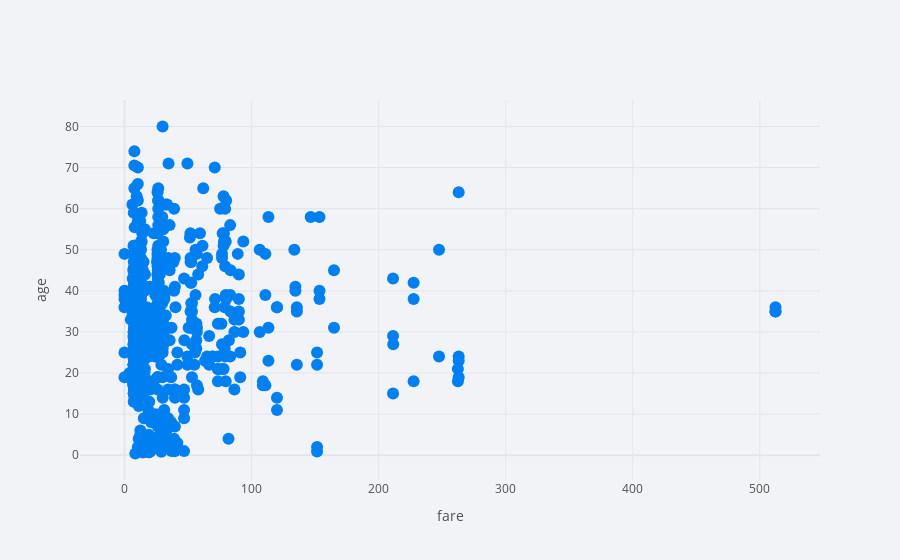

The notebook cell saved with this chart:
### Code cell
titanic.iplot(x='fare', y='age', mode='markers', xTitle='fare', yTitle='age')

### Figure 1 — Plotly figure (JSON) as saved in the notebook; plotly's stock layout.template omitted (floating-point values rounded to 4 significant figures; data arrays with more than 128 entries replaced by an {"elided": "..."} marker saying what was removed)
{"data": [{"line": {"color": "rgba(0, 128, 240, 1.0)", "dash": "solid", "shape": "linear", "width": 1.3}, "marker": {"size": 12, "symbol": "circle"}, "mode": "markers", "name": "age", "text": "", "type": "scatter", "x": {"elided": "891 float values"}, "y": {"elided": "891 mixed values"}}], "layout": {"legend": {"bgcolor": "#F2F3F7", "font": {"color": "#505050"}}, "paper_bgcolor": "#F2F3F7", "plot_bgcolor": "#F2F3F7", "title": {"font": {"color": "#484848"}}, "xaxis": {"gridcolor": "#E1E5ED", "showgrid": true, "tickfont": {"color": "#505050"}, "title": {"font": {"color": "#505050"}, "text": "fare"}, "zerolinecolor": "#E1E5ED"}, "yaxis": {"gridcolor": "#E1E5ED", "showgrid": true, "tickfont": {"color": "#505050"}, "title": {"font": {"color": "#505050"}, "text": "age"}, "zerolinecolor": "#E1E5ED"}}}
